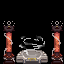

A 2D game scene composited from a Tiled map and its tileset images. What follows is a short description and the map's XML, with every tile layer's data as written:
An orthogonal 4x4 tile map with 16x16 px tiles, 6 tile layers (Back, Back2, Buildings, Paths, ...), 2 tilesets.

<map version="1.10" tiledversion="1.10.2" orientation="orthogonal" renderorder="right-down" width="4" height="4" tilewidth="16" tileheight="16" infinite="0" nextlayerid="13" nextobjectid="1">
 <tileset firstgid="1" source="SN_picture material.tsx" />
 <tileset firstgid="91" source="SN_picture material.tsx" />
 <layer id="1" name="Back" width="4" height="4">
  <data encoding="csv">
0,0,0,0,
0,0,0,0,
0,0,0,0,
0,0,0,0
</data>
 </layer>
 <objectgroup id="2" name="Back" />
 <layer id="11" name="Back2" width="4" height="4">
  <data encoding="csv">
0,0,0,0,
0,0,0,0,
0,0,0,0,
0,127,128,0
</data>
 </layer>
 <objectgroup id="12" name="Back2" />
 <layer id="3" name="Buildings" width="4" height="4">
  <data encoding="csv">
0,0,0,0,
0,0,0,0,
0,0,0,0,
150,0,0,150
</data>
 </layer>
 <objectgroup id="4" name="Buildings" />
 <layer id="5" name="Paths" width="4" height="4">
  <data encoding="csv">
0,0,0,0,
0,0,0,0,
0,0,0,0,
0,0,0,0
</data>
 </layer>
 <objectgroup id="6" name="Paths" />
 <layer id="7" name="Front" width="4" height="4">
  <data encoding="csv">
0,0,0,0,
0,0,0,0,
0,0,0,0,
0,0,0,0
</data>
 </layer>
 <objectgroup id="8" name="Front" />
 <layer id="9" name="AlwaysFront" width="4" height="4">
  <data encoding="csv">
0,0,0,0,
130,0,0,130,
140,117,118,140,
0,147,148,0
</data>
 </layer>
 <objectgroup id="10" name="AlwaysFront" />
</map>